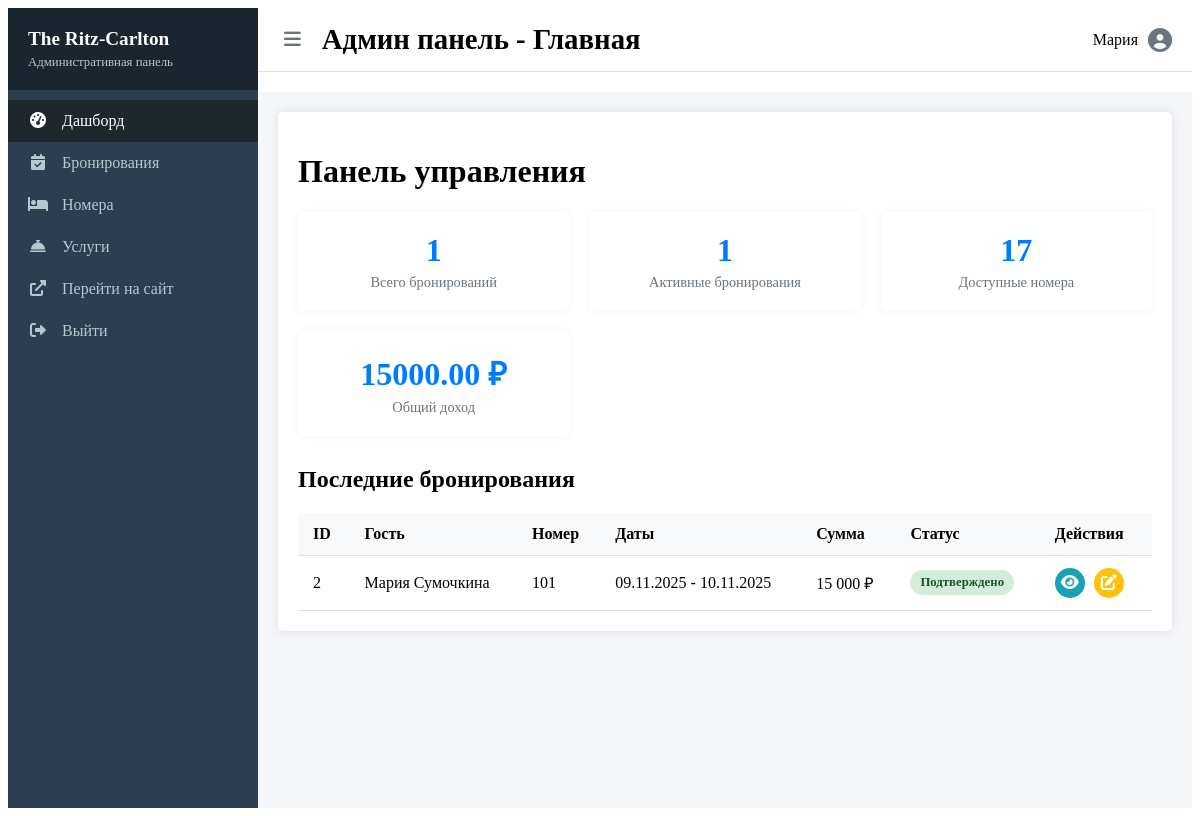
The app's page /hotel_management_system/admin/dashboard.php (signed in) with its own data.
### tables this page shows
CREATE TABLE `bookings` (
  `booking_id` int(11) NOT NULL,
  `guest_id` int(11) NOT NULL,
  `room_id` int(11) NOT NULL,
  `check_in_date` date NOT NULL,
  `check_out_date` date NOT NULL,
  `adults` int(11) NOT NULL DEFAULT 1,
  `children` int(11) NOT NULL DEFAULT 0,
  `status` enum('confirmed','cancelled','checked-in','checked-out','no-show') DEFAULT 'confirmed',
  `total_amount` decimal(10,2) NOT NULL,
  `created_at` timestamp NOT NULL DEFAULT current_timestamp(),
  `discount_id` int(11) DEFAULT NULL,
  `discount_amount` decimal(10,2) DEFAULT 0.00,
  `hotel_id` int(11) NOT NULL,
  `created_by` int(11) DEFAULT NULL,
  `ip_address` varchar(45) DEFAULT NULL,
  `user_agent` text DEFAULT NULL
);

CREATE TABLE `rooms` (
  `room_id` int(11) NOT NULL,
  `room_number` varchar(10) NOT NULL,
  `type_id` int(11) NOT NULL,
  `floor` int(11) NOT NULL,
  `status` enum('available','occupied','maintenance','reserved') DEFAULT 'available'
);

### hotel_management_system/includes/functions.php (called while the page is built, shortened)
<?php
require_once 'db.php';
function getDashboardStats() {
    global $conn;
    $stats = [];
    $sql = "SELECT COUNT(*) as total FROM bookings WHERE hotel_id = 1";
    $result = $conn->query($sql);
    $stats['total_bookings'] = $result->fetch_assoc()['total'];
    $sql = "SELECT COUNT(*) as total FROM bookings WHERE hotel_id = 1 AND status IN ('confirmed', 'checked-in')";
    $result = $conn->query($sql);
    $stats['active_bookings'] = $result->fetch_assoc()['total'];
    $sql = "SELECT COUNT(*) as total FROM rooms WHERE status = 'available'";
    $result = $conn->query($sql);
    $stats['available_rooms'] = $result->fetch_assoc()['total'];
    $sql = "SELECT SUM(total_amount) as total FROM bookings WHERE hotel_id = 1 AND status != 'cancelled'";
    $result = $conn->query($sql);
    $stats['total_revenue'] = $result->fetch_assoc()['total'] ?? 0;
    $sql = "SELECT b.booking_id, b.check_in_date, b.check_out_date, b.total_amount, b.status,
                   CONCAT(g.first_name, ' ', g.last_name) as guest_name,
                   r.room_number, rt.type_name
            FROM bookings b
            JOIN guests g ON b.guest_id = g.guest_id
            JOIN rooms r ON b.room_id = r.room_id
            JOIN room_types rt ON r.type_id = rt.type_id
            WHERE b.hotel_id = 1
            ORDER BY b.created_at DESC
            LIMIT 5";
    $result = $conn->query($sql);
    $stats['recent_bookings'] = [];
    while ($row = $result->fetch_assoc()) {
        $stats['recent_bookings'][] = $row;
    }
    return $stats;
}
function getBookingStatusText($status) {
    $statuses = [
        'confirmed' => 'Подтверждено',
        'cancelled' => 'Отменено',
        'checked-in' => 'Заселен',
        'checked-out' => 'Выселен',
        'no-show' => 'Не явился'
    ];
    return $statuses[$status] ?? $status;
}

### hotel_management_system/admin/dashboard.php (the view, shortened to what this page needs)
<?php
require_once '../includes/functions.php';
include '../includes/header-admin.php';
$stats = getDashboardStats();
?>
<div class="admin-container">
    <h1>Панель управления</h1>
    <div class="stats-grid">
        <div class="stat-card">
            <div class="stat-value"><?= $stats['total_bookings']; ?></div>
            <div class="stat-label">Всего бронирований</div>
        </div>
        <div class="stat-card">
            <div class="stat-value"><?= $stats['active_bookings']; ?></div>
            <div class="stat-label">Активные бронирования</div>
        </div>
        <div class="stat-card">
            <div class="stat-value"><?= $stats['available_rooms']; ?></div>
            <div class="stat-label">Доступные номера</div>
        </div>
        <div class="stat-card">
            <div class="stat-value"><?= $stats['total_revenue']; ?> ₽</div>
            <div class="stat-label">Общий доход</div>
        </div>
    </div>
    <div class="recent-bookings">
        <h2>Последние бронирования</h2>
        <table class="admin-table">
            <thead>
                <tr>
                    <th>ID</th>
                    <th>Гость</th>
                    <th>Номер</th>
                    <th>Даты</th>
                    <th>Сумма</th>
                    <th>Статус</th>
                    <th>Действия</th>
                </tr>
            </thead>
            <tbody>
                <?php foreach ($stats['recent_bookings'] as $booking): ?>
                <tr>
                    <td><?= $booking['booking_id']; ?></td>
                    <td><?= $booking['guest_name']; ?></td>
                    <td><?= $booking['room_number']; ?></td>
                    <td><?= date('d.m.Y', strtotime($booking['check_in_date'])); ?> - <?= date('d.m.Y', strtotime($booking['check_out_date'])); ?></td>
                    <td><?= number_format($booking['total_amount'], 0, ',', ' '); ?> ₽</td>
                    <td><span class="status-badge <?= $booking['status']; ?>"><?= getBookingStatusText($booking['status']); ?></span></td>
                    <td>
                        <a href="bookings.php?action=view&id=<?= $booking['booking_id']; ?>" class="btn-action view" title="Просмотр"><i class="fas fa-eye"></i></a>
                        <a href="bookings.php?action=edit&id=<?= $booking['booking_id']; ?>" class="btn-action edit" title="Редактировать"><i class="fas fa-edit"></i></a>
                    </td>
                </tr>
                <?php endforeach; ?>
            </tbody>
        </table>
    </div>
</div>
<?php include '../includes/footer-admin.php'; ?>

### hotel_management_system/assets/css/admin.css (style rules this page uses)
.admin-container { background-color: #fff; border-radius: 5px; box-shadow: 0 0 10px rgba(0,0,0,0.1); padding: 20px; }
.stats-grid { display: grid; grid-template-columns: repeat(auto-fill, minmax(200px, 1fr)); gap: 20px; margin-bottom: 30px; }
.stat-card { background-color: #fff; border-radius: 5px; padding: 20px; box-shadow: 0 0 10px rgba(0,0,0,0.05); text-align: center; }
.stat-value { font-size: 2rem; font-weight: 700; color: #007bff; margin-bottom: 5px; }
.stat-label { color: #6c757d; font-size: 0.9rem; }
.admin-table { width: 100%; border-collapse: collapse; }
.admin-table th, .admin-table td { padding: 12px 15px; text-align: left; border-bottom: 1px solid #dee2e6; }
.admin-table th { background-color: #f8f9fa; font-weight: 600; }
.status-badge { display: inline-block; padding: 5px 10px; border-radius: 20px; font-size: 0.8rem; font-weight: 600; }
.status-badge.confirmed { background-color: #d4edda; color: #155724; }
.btn-action { display: inline-block; width: 30px; height: 30px; line-height: 30px; text-align: center; border-radius: 50%; color: #fff; margin-right: 5px; }
.btn-action.view { background-color: #17a2b8; }
.btn-action.edit { background-color: #ffc107; }

### records on screen
bookings: booking_id "2", guest_name "Мария Сумочкина", room.room_number "101", check_in_date "09.11.2025", check_out_date "10.11.2025", total_amount "15 000", status "Подтверждено"

### other values on screen
$page_title "Админ панель - Главная"
$_SESSION['admin_username'] "Мария"
$stats['total_bookings'] "1"
$stats['active_bookings'] "1"
$stats['available_rooms'] "17"
$stats['total_revenue'] "15000.00"
